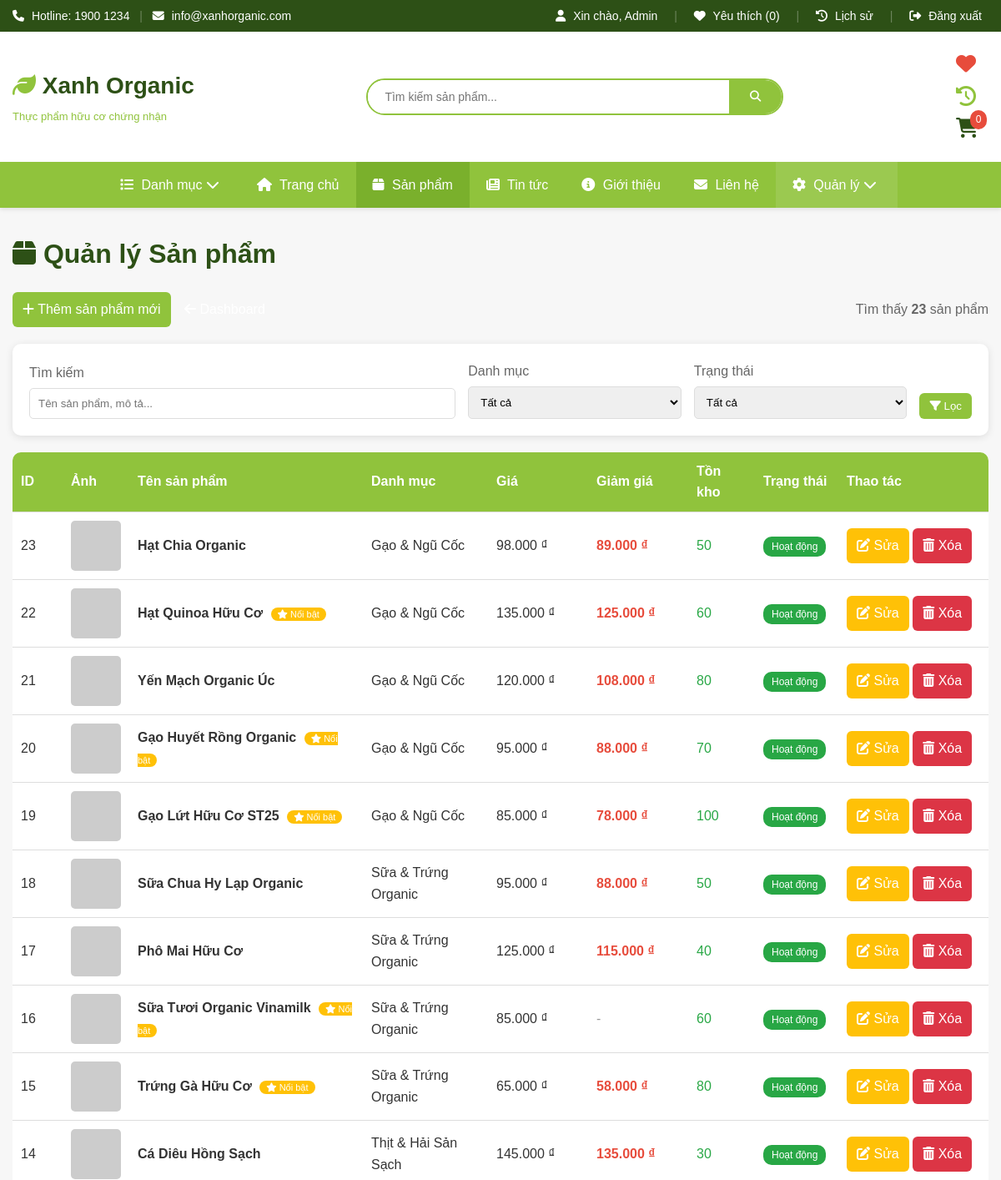
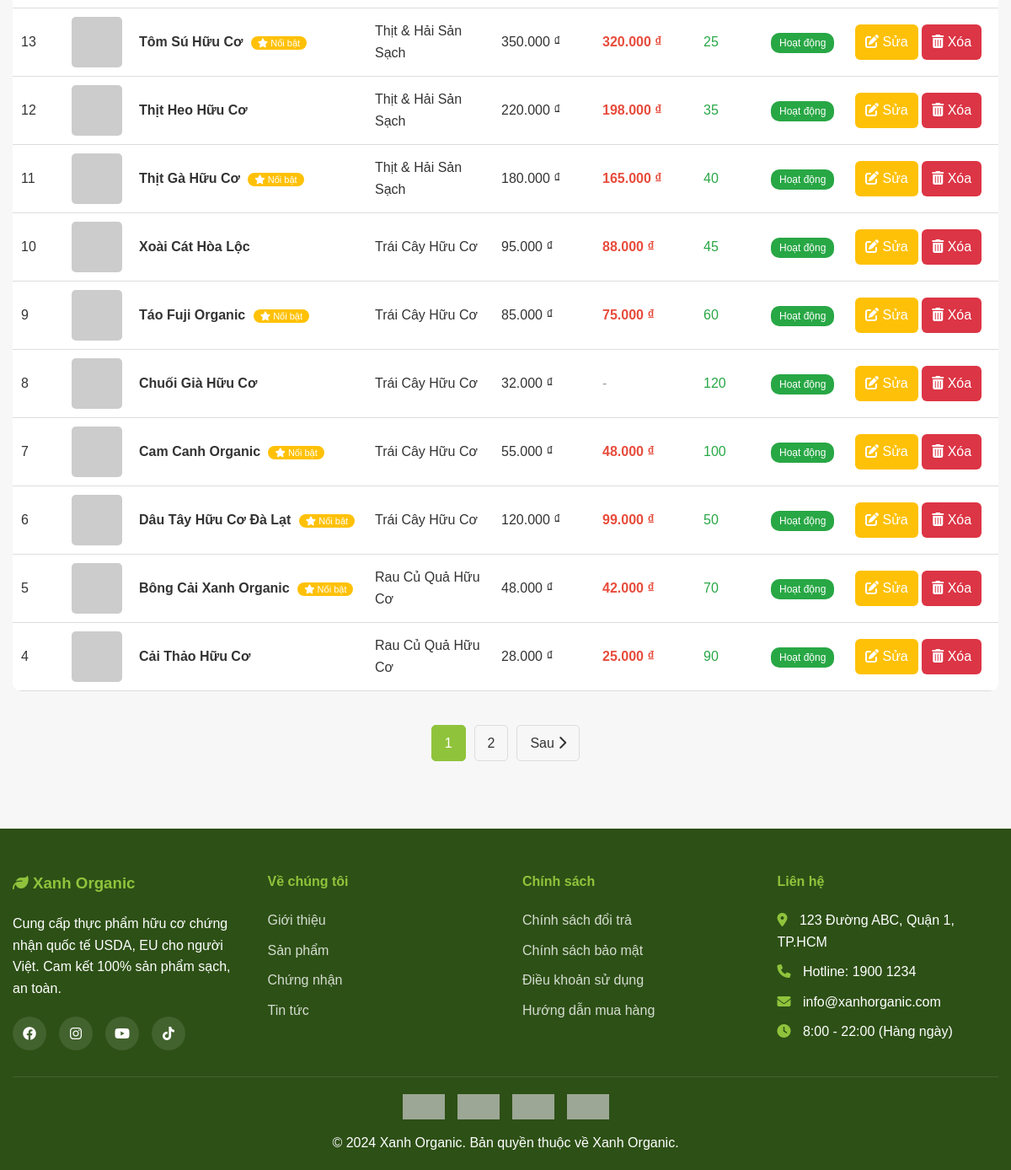
/admin/products.php (signed in), run on the app's committed database (2 pictures, top to bottom).
### tables this page shows
CREATE TABLE products (
    id INT AUTO_INCREMENT PRIMARY KEY,
    category_id INT,
    name VARCHAR(200) NOT NULL,
    description TEXT,
    price DECIMAL(10,2) NOT NULL,
    sale_price DECIMAL(10,2),
    unit VARCHAR(20) DEFAULT 'Kg',
    stock INT DEFAULT 0,
    image VARCHAR(255),
    certification VARCHAR(100),
    origin VARCHAR(100),
    featured TINYINT(1) DEFAULT 0,
    status ENUM('active', 'inactive') DEFAULT 'active',
    created_at TIMESTAMP DEFAULT CURRENT_TIMESTAMP,
    updated_at TIMESTAMP DEFAULT CURRENT_TIMESTAMP ON UPDATE CURRENT_TIMESTAMP,
    FOREIGN KEY (category_id) REFERENCES categories(id) ON DELETE SET NULL
);

CREATE TABLE categories (
    id INT AUTO_INCREMENT PRIMARY KEY,
    name VARCHAR(100) NOT NULL,
    description TEXT,
    image VARCHAR(255),
    status ENUM('active', 'inactive') DEFAULT 'active',
    created_at TIMESTAMP DEFAULT CURRENT_TIMESTAMP
);

### includes/functions.php (called while the page is built, shortened)
<?php
function getCategories() {
    global $conn;
    $sql = "SELECT * FROM categories WHERE status = 'active' ORDER BY name ASC";
    $result = $conn->query($sql);
    $categories = [];
    if ($result && $result->num_rows > 0) {
        while ($row = $result->fetch_assoc()) {
            $categories[] = $row;
        }
    }
    return $categories;
}
?>

### admin/products.php (the view, shortened to what this page needs)
<?php
require_once '../includes/header.php';
$search = isset($_GET['search']) ? trim($_GET['search']) : '';
$where = [];
$params = [];
$types = "";
$where_clause = $where ? "WHERE " . implode(" AND ", $where) : "";
$per_page = 20;
$page = isset($_GET['page']) ? max(1, (int)$_GET['page']) : 1;
$offset = ($page - 1) * $per_page;
$count_sql = "SELECT COUNT(*) as total FROM products p $where_clause";
$count_stmt = $conn->prepare($count_sql);
$count_stmt->execute();
$total = $count_stmt->get_result()->fetch_assoc()['total'];
$total_pages = ceil($total / $per_page);
$sql = "SELECT p.*, c.name AS category_name
        FROM products p
        LEFT JOIN categories c ON p.category_id = c.id
        $where_clause
        ORDER BY p.id DESC
        LIMIT ? OFFSET ?";
$stmt = $conn->prepare($sql);
$params[] = $per_page;
$params[] = $offset;
$types .= "ii";
$stmt->bind_param($types, ...$params);
$stmt->execute();
$result = $stmt->get_result();
$categories = getCategories();
?>
<div class="container">
    <h1><i class="fas fa-box"></i> Quản lý Sản phẩm</h1>
    <div style="display: flex; justify-content: space-between; align-items: center; margin-bottom: 20px;">
        <div>
            <a href="product_add.php" class="btn btn-primary">
                <i class="fas fa-plus"></i> Thêm sản phẩm mới
            </a>
            <a href="index.php" class="btn btn-secondary">
                <i class="fas fa-arrow-left"></i> Dashboard
            </a>
        </div>
        <div style="color: #666;">
            Tìm thấy <strong><?php echo number_format($total); ?></strong> sản phẩm
        </div>
    </div>
</div>
<div class="container">
    <form method="GET" action="" style="background: white; padding: 20px; border-radius: 10px; margin-bottom: 20px; box-shadow: 0 2px 10px rgba(0,0,0,0.1);">
        <div style="display: grid; grid-template-columns: 2fr 1fr 1fr auto; gap: 15px; align-items: end;">
            <div>
                <label style="display: block; margin-bottom: 5px; color: #666;">Tìm kiếm</label>
                <input type="text"
                       name="search"
                       placeholder="Tên sản phẩm, mô tả..."
                       value="<?php echo htmlspecialchars($search); ?>"
                       style="width: 100%; padding: 10px; border: 1px solid #ddd; border-radius: 5px;">
            </div>
            <div>
                <label style="display: block; margin-bottom: 5px; color: #666;">Danh mục</label>
                <select name="category" style="width: 100%; padding: 10px; border: 1px solid #ddd; border-radius: 5px;">
                    <option value="">Tất cả</option>
                </select>
            </div>
            <div>
                <label style="display: block; margin-bottom: 5px; color: #666;">Trạng thái</label>
                <select name="status" style="width: 100%; padding: 10px; border: 1px solid #ddd; border-radius: 5px;">
                    <option value="">Tất cả</option>
                </select>
            </div>
            <div>
                <button type="submit" class="btn btn-primary" style="width: 100%;">
                    <i class="fas fa-filter"></i> Lọc
                </button>
            </div>
        </div>
    </form>
</div>
<div class="container">
    <?php if ($result->num_rows > 0): ?>
    <table class="admin-table">
        <thead>
            <tr>
                <th style="width: 60px;">ID</th>
                <th style="width: 80px;">Ảnh</th>
                <th>Tên sản phẩm</th>
                <th style="width: 150px;">Danh mục</th>
                <th style="width: 120px;">Giá</th>
                <th style="width: 120px;">Giảm giá</th>
                <th style="width: 80px;">Tồn kho</th>
                <th style="width: 100px;">Trạng thái</th>
                <th style="width: 180px;">Thao tác</th>
            </tr>
        </thead>
        <tbody>
            <?php while ($row = $result->fetch_assoc()): ?>
            <tr>
                <td><?php echo $row['id']; ?></td>
                <td>
                    <?php
                    $image_url = SITE_URL . '/assets/images/products/' . ($row['image'] ?? '');
                    if (empty($row['image']) || !file_exists(__DIR__ . '/../assets/images/products/' . $row['image'])) {
                        $image_url = 'https://via.placeholder.com/60?text=No+Image';
                    }
                    ?>
                    <img src="<?php echo $image_url; ?>"
                         alt="<?php echo htmlspecialchars($row['name']); ?>"
                         style="width: 60px; height: 60px; object-fit: cover; border-radius: 5px;">
                </td>
                <td>
                    <strong><?php echo htmlspecialchars($row['name']); ?></strong>
                    <?php if ($row['featured']): ?>
                        <span style="background: #ffc107; color: white; padding: 2px 8px; border-radius: 10px; font-size: 11px; margin-left: 5px;">
                            <i class="fas fa-star"></i> Nổi bật
                        </span>
                    <?php endif; ?>
                </td>
                <td><?php echo htmlspecialchars($row['category_name']); ?></td>
                <td><?php echo number_format($row['price'], 0, ',', '.'); ?> ₫</td>
                <td>
                    <?php if ($row['sale_price']): ?>
                        <strong style="color: #e74c3c;">
                            <?php echo number_format($row['sale_price'], 0, ',', '.'); ?> ₫
                        </strong>
                    <?php else: ?>
                        <span style="color: #999;">-</span>
                    <?php endif; ?>
                </td>
                <td>
                    <?php if ($row['stock'] > 10): ?>
                        <span style="color: #28a745;"><?php echo $row['stock']; ?></span>
                    <?php elseif ($row['stock'] > 0): ?>
                        <span style="color: #ffc107;"><?php echo $row['stock']; ?></span>
                    <?php else: ?>
                        <span style="color: #dc3545;">Hết hàng</span>
                    <?php endif; ?>
                </td>
                <td>
                    <?php if ($row['status'] == 'active'): ?>
                        <span style="background: #28a745; color: white; padding: 5px 10px; border-radius: 10px; font-size: 12px;">
                            Hoạt động
                        </span>
                    <?php else: ?>
                        <span style="background: #6c757d; color: white; padding: 5px 10px; border-radius: 10px; font-size: 12px;">
                            Tạm dừng
                        </span>
                    <?php endif; ?>
                </td>
                <td>
                    <a href="product_edit.php?id=<?php echo $row['id']; ?>"
                       class="btn btn-sm btn-edit"
                       title="Chỉnh sửa">
                        <i class="fas fa-edit"></i> Sửa
                    </a>
                    <a href="product_delete.php?id=<?php echo $row['id']; ?>"
                       class="btn btn-sm btn-delete"
                       onclick="return confirm('Bạn có chắc muốn xóa sản phẩm này?');"
                       title="Xóa">
                        <i class="fas fa-trash-alt"></i> Xóa
                    </a>
                </td>
            </tr>
            <?php endwhile; ?>
        </tbody>
    </table>
    <?php if ($total_pages > 1): ?>
    <div class="pagination">
        <?php for ($i = max(1, $page - 2); $i <= min($total_pages, $page + 2); $i++): ?>
            <?php if ($i == $page): ?>
                <span class="active"><?php echo $i; ?></span>
            <?php else: ?>
                <a href="?<?php echo http_build_query(array_merge($_GET, ['page' => $i])); ?>">
                    <?php echo $i; ?>
                </a>
            <?php endif; ?>
        <?php endfor; ?>
        <?php if ($page < $total_pages): ?>
            <a href="?<?php echo http_build_query(array_merge($_GET, ['page' => $page + 1])); ?>">
                Sau <i class="fas fa-chevron-right"></i>
            </a>
        <?php endif; ?>
    </div>
    <?php endif; ?>
    <?php endif; ?>
</div>
<?php require_once '../includes/footer.php'; ?>

### assets/css/style.css (style rules this page uses)
* { margin: 0; padding: 0; box-sizing: border-box; }
body { font-family: 'Roboto', sans-serif; line-height: 1.6; color: #333; background-color: #f8f9fa; }
.container { max-width: 1200px; margin: 0 auto; padding: 0 15px; }
a { text-decoration: none; color: inherit; transition: all 0.3s ease; }
img { max-width: 100%; height: auto; display: block; }
button { cursor: pointer; border: none; outline: none; }
.btn { display: inline-block; padding: 12px 30px; border-radius: 25px; font-weight: 500; transition: all 0.3s; }
.btn-primary { background-color: white; color: #2d5016; }
.pagination { display: flex; justify-content: center; align-items: center; gap: 10px; margin-top: 40px; }
.pagination a, .pagination span { padding: 8px 15px; border: 1px solid #ddd; border-radius: 5px; color: #333; transition: all 0.3s; }
.pagination a:hover, .pagination span.active { background-color: #90c33c; color: white; border-color: #90c33c; }
body { font-family: Arial, sans-serif; margin: 0; background: #f7f7f7; }
h1 { color: #2d5016; margin-bottom: 20px; }
.admin-table { width: 100%; border-collapse: collapse; background: white; border-radius: 10px; overflow: hidden; }
.admin-table th, .admin-table td { padding: 10px; border-bottom: 1px solid #ddd; text-align: left; }
.admin-table th { background: #90c33c; color: white; }
.btn { display: inline-block; padding: 8px 12px; border-radius: 6px; text-decoration: none; color: white; }
.btn-primary { background: #90c33c; }
.btn-edit { background: #ffc107; }
.btn-delete { background: #dc3545; }

### data on the page
products: id "23", name "Hạt Chia Organic", category.name "Gạo & Ngũ Cốc", price "98.000", sale_price "89.000", stock "50", status "Hoạt động"
products: id "22", name "Hạt Quinoa Hữu Cơ", featured 1 (drawn), category.name "Gạo & Ngũ Cốc", price "135.000", sale_price "125.000", stock "60", status "Hoạt động"
products: id "21", name "Yến Mạch Organic Úc", category.name "Gạo & Ngũ Cốc", price "120.000", sale_price "108.000", stock "80", status "Hoạt động"
products: id "20", name "Gạo Huyết Rồng Organic", featured 1 (drawn), category.name "Gạo & Ngũ Cốc", price "95.000", sale_price "88.000", stock "70", status "Hoạt động"
products: id "19", name "Gạo Lứt Hữu Cơ ST25", featured 1 (drawn), category.name "Gạo & Ngũ Cốc", price "85.000", sale_price "78.000", stock "100", status "Hoạt động"
products: id "18", name "Sữa Chua Hy Lạp Organic", category.name "Sữa & Trứng Organic", price "95.000", sale_price "88.000", stock "50", status "Hoạt động"
products: id "17", name "Phô Mai Hữu Cơ", category.name "Sữa & Trứng Organic", price "125.000", sale_price "115.000", stock "40", status "Hoạt động"
products: id "16", name "Sữa Tươi Organic Vinamilk", featured 1 (drawn), category.name "Sữa & Trứng Organic", price "85.000", stock "60", status "Hoạt động"
products: id "15", name "Trứng Gà Hữu Cơ", featured 1 (drawn), category.name "Sữa & Trứng Organic", price "65.000", sale_price "58.000", stock "80", status "Hoạt động"
products: id "14", name "Cá Diêu Hồng Sạch", category.name "Thịt & Hải Sản Sạch", price "145.000", sale_price "135.000", stock "30", status "Hoạt động"
products: id "13", name "Tôm Sú Hữu Cơ", featured 1 (drawn), category.name "Thịt & Hải Sản Sạch", price "350.000", sale_price "320.000", stock "25", status "Hoạt động"
products: id "12", name "Thịt Heo Hữu Cơ", category.name "Thịt & Hải Sản Sạch", price "220.000", sale_price "198.000", stock "35", status "Hoạt động"
products: id "11", name "Thịt Gà Hữu Cơ", featured 1 (drawn), category.name "Thịt & Hải Sản Sạch", price "180.000", sale_price "165.000", stock "40", status "Hoạt động"
products: id "10", name "Xoài Cát Hòa Lộc", category.name "Trái Cây Hữu Cơ", price "95.000", sale_price "88.000", stock "45", status "Hoạt động"
products: id "9", name "Táo Fuji Organic", featured 1 (drawn), category.name "Trái Cây Hữu Cơ", price "85.000", sale_price "75.000", stock "60", status "Hoạt động"
products: id "8", name "Chuối Già Hữu Cơ", category.name "Trái Cây Hữu Cơ", price "32.000", stock "120", status "Hoạt động"
products: id "7", name "Cam Canh Organic", featured 1 (drawn), category.name "Trái Cây Hữu Cơ", price "55.000", sale_price "48.000", stock "100", status "Hoạt động"
products: id "6", name "Dâu Tây Hữu Cơ Đà Lạt", featured 1 (drawn), category.name "Trái Cây Hữu Cơ", price "120.000", sale_price "99.000", stock "50", status "Hoạt động"
products: id "5", name "Bông Cải Xanh Organic", featured 1 (drawn), category.name "Rau Củ Quả Hữu Cơ", price "48.000", sale_price "42.000", stock "70", status "Hoạt động"
products: id "4", name "Cải Thảo Hữu Cơ", category.name "Rau Củ Quả Hữu Cơ", price "28.000", sale_price "25.000", stock "90", status "Hoạt động"

### other printed values
$_SESSION['full_name'] "Admin"
$wishlist_count "0"
$cart_count "0"
$total "23"
